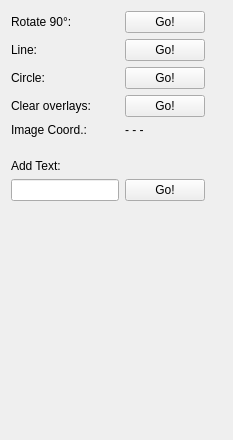
<?xml version="1.0" encoding="UTF-8"?>
<ui version="4.0">
 <class>Form</class>
 <widget class="QWidget" name="Form">
  <property name="geometry">
   <rect>
    <x>0</x>
    <y>0</y>
    <width>233</width>
    <height>440</height>
   </rect>
  </property>
  <property name="windowTitle">
   <string>GstImageView TestGUI</string>
  </property>
  <layout class="QVBoxLayout" name="verticalLayout">
   <item>
    <layout class="QFormLayout" name="formLayout">
     <property name="fieldGrowthPolicy">
      <enum>QFormLayout::ExpandingFieldsGrow</enum>
     </property>
     <item row="0" column="0">
      <widget class="QLabel" name="label">
       <property name="text">
        <string>Rotate 90°:</string>
       </property>
      </widget>
     </item>
     <item row="0" column="1">
      <widget class="QPushButton" name="rotate_button">
       <property name="text">
        <string>Go!</string>
       </property>
      </widget>
     </item>
     <item row="1" column="0">
      <widget class="QLabel" name="label_2">
       <property name="text">
        <string>Line:</string>
       </property>
      </widget>
     </item>
     <item row="1" column="1">
      <widget class="QPushButton" name="line_button">
       <property name="text">
        <string>Go!</string>
       </property>
      </widget>
     </item>
     <item row="2" column="0">
      <widget class="QLabel" name="label_4">
       <property name="text">
        <string>Circle:</string>
       </property>
      </widget>
     </item>
     <item row="2" column="1">
      <widget class="QPushButton" name="circle_button">
       <property name="text">
        <string>Go!</string>
       </property>
      </widget>
     </item>
     <item row="3" column="0">
      <widget class="QLabel" name="label_3">
       <property name="text">
        <string>Clear overlays:</string>
       </property>
      </widget>
     </item>
     <item row="3" column="1">
      <widget class="QPushButton" name="clear_overlays_button">
       <property name="text">
        <string>Go!</string>
       </property>
      </widget>
     </item>
     <item row="4" column="0">
      <widget class="QLabel" name="label_6">
       <property name="text">
        <string>Image Coord.:</string>
       </property>
      </widget>
     </item>
     <item row="4" column="1">
      <widget class="QLabel" name="image_coord_label">
       <property name="sizePolicy">
        <sizepolicy hsizetype="MinimumExpanding" vsizetype="Preferred">
         <horstretch>0</horstretch>
         <verstretch>0</verstretch>
        </sizepolicy>
       </property>
       <property name="text">
        <string>- - -</string>
       </property>
      </widget>
     </item>
     <item row="6" column="0">
      <widget class="QLabel" name="label_5">
       <property name="text">
        <string>Add Text:</string>
       </property>
      </widget>
     </item>
     <item row="7" column="0">
      <widget class="QLineEdit" name="text_input"/>
     </item>
     <item row="7" column="1">
      <widget class="QPushButton" name="text_button">
       <property name="text">
        <string>Go!</string>
       </property>
      </widget>
     </item>
     <item row="5" column="0">
      <spacer name="verticalSpacer">
       <property name="orientation">
        <enum>Qt::Vertical</enum>
       </property>
       <property name="sizeType">
        <enum>QSizePolicy::Fixed</enum>
       </property>
       <property name="sizeHint" stdset="0">
        <size>
         <width>20</width>
         <height>10</height>
        </size>
       </property>
      </spacer>
     </item>
    </layout>
   </item>
   <item>
    <widget class="GstImageView" name="gstimageview">
     <property name="sizePolicy">
      <sizepolicy hsizetype="MinimumExpanding" vsizetype="MinimumExpanding">
       <horstretch>1</horstretch>
       <verstretch>1</verstretch>
      </sizepolicy>
     </property>
     <property name="minimumSize">
      <size>
       <width>150</width>
       <height>150</height>
      </size>
     </property>
    </widget>
   </item>
  </layout>
 </widget>
 <customwidgets>
  <customwidget>
   <class>GstImageView</class>
   <extends>QWidget</extends>
   <header>GstImageView/GstImageView.h</header>
  </customwidget>
 </customwidgets>
 <resources/>
 <connections/>
</ui>
